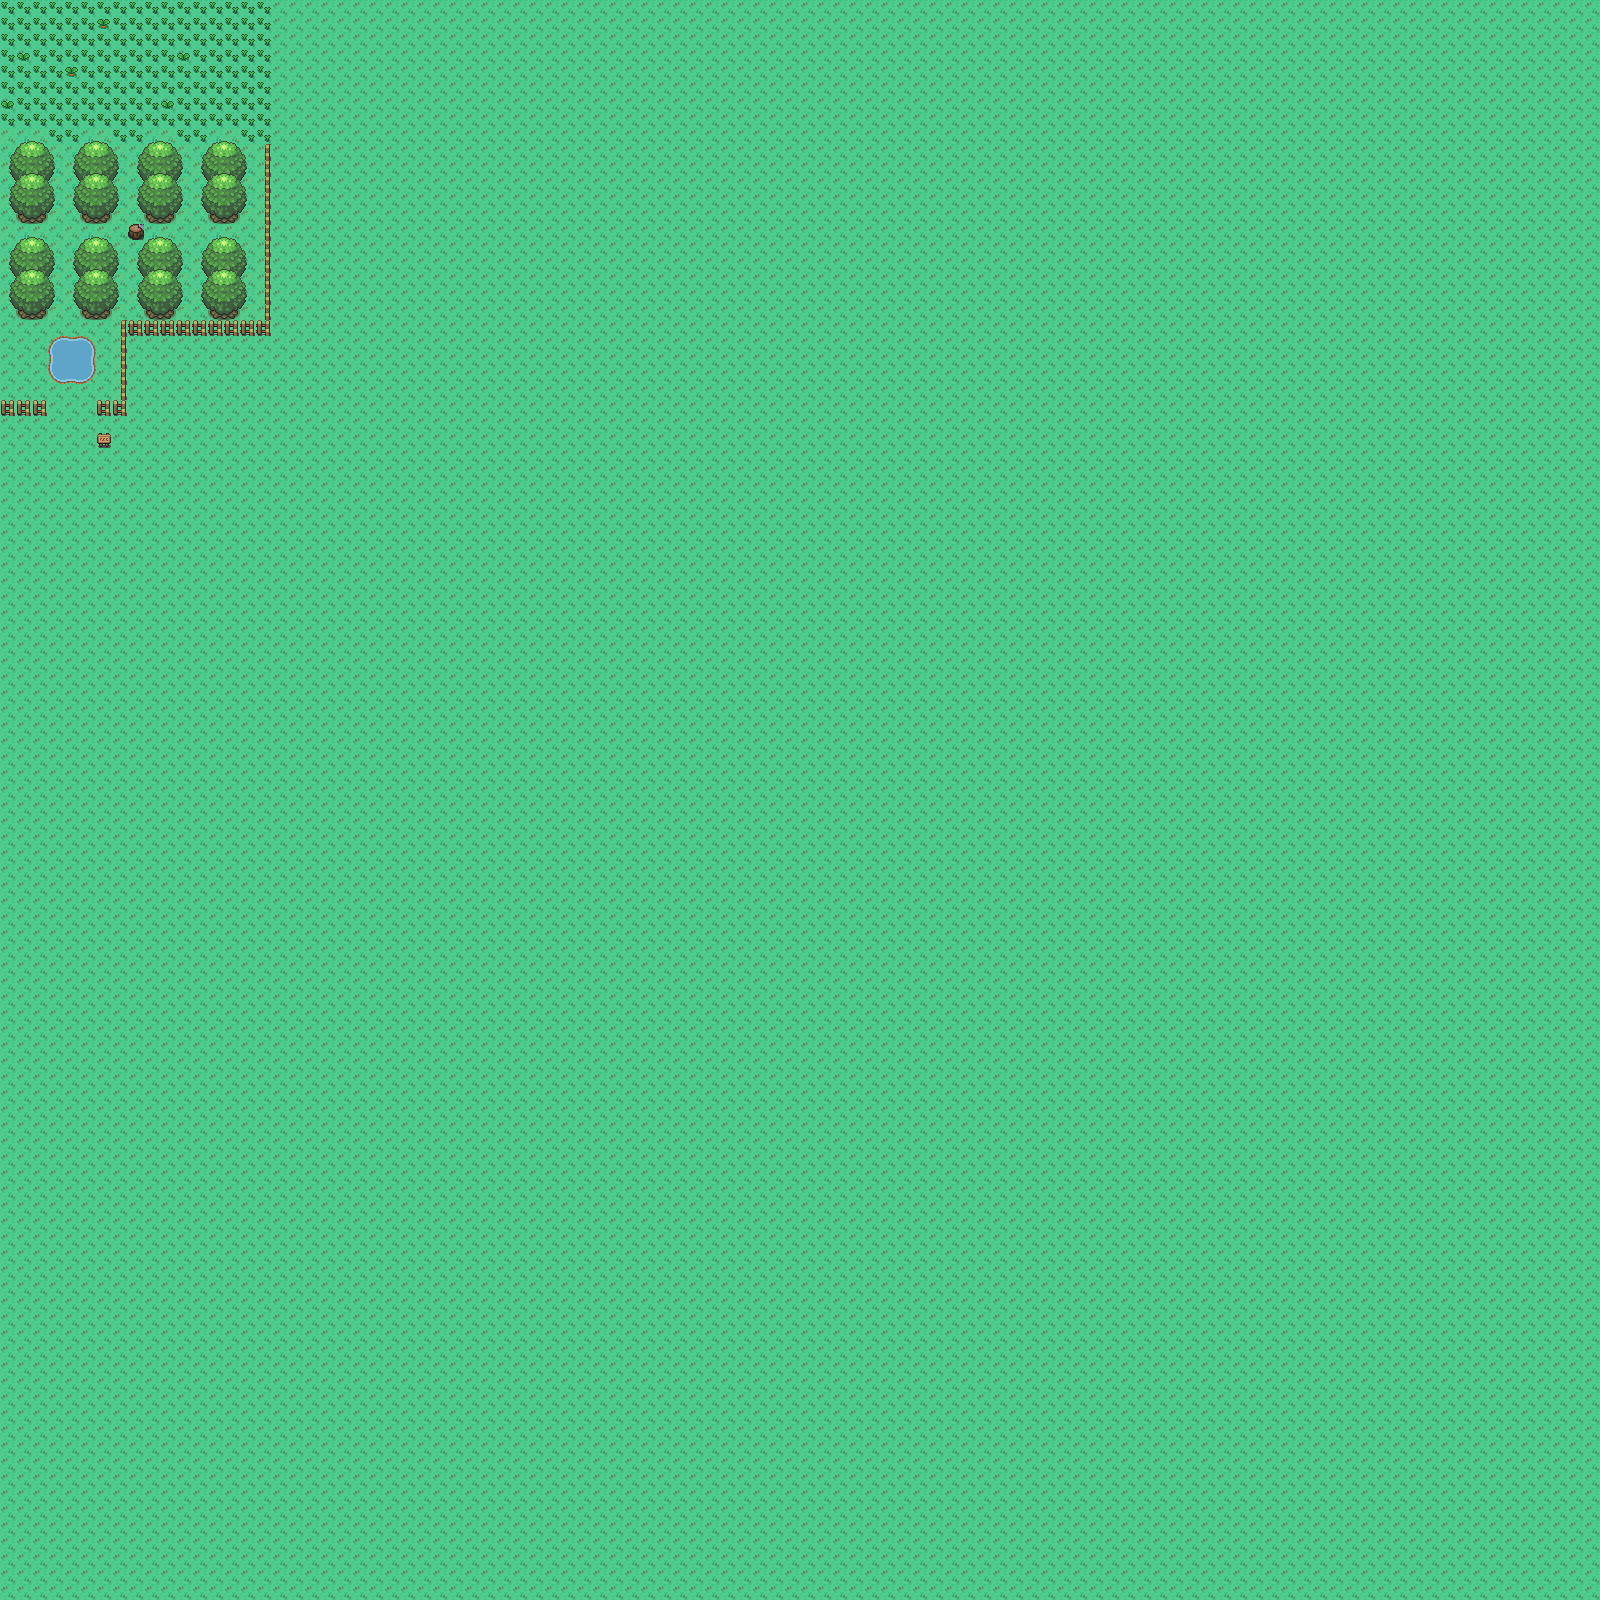

This is a level from a 2D game, rendered from its Tiled map with the project's own tilesets. A one-line summary and the map file follow, with tile-layer data summarised:
An orthogonal 100x100 tile map with 16x16 px tiles, 2 tile layers (Tile Layer 1, Tile Layer 2), 3 tilesets and 17 objects (14x wall, water, sign, grass).

<map version="1.2" tiledversion="1.2.4" orientation="orthogonal" renderorder="right-down" width="100" height="100" tilewidth="16" tileheight="16" infinite="0" nextlayerid="9" nextobjectid="18">
 <tileset firstgid="1" source="Pokemon-tileset1.tsx" />
 <tileset firstgid="6007" source="tileset-pokemon_dawn.tsx" />
 <tileset firstgid="20765" source="tress2.tsx" />
 <layer id="1" name="Tile Layer 1" width="100" height="100" locked="1">
  <data>[10000 cells, 10000 non-empty, 1 distinct tile ids]</data>
 </layer>
 <layer id="5" name="Tile Layer 2" width="100" height="100">
  <data>[10000 cells, 369 non-empty, 41 distinct tile ids]</data>
 </layer>
 <objectgroup id="6" name="Object Layer 1">
  <object id="1" name="wall" x="8" y="141" width="44" height="84" />
  <object id="2" name="wall" x="73" y="141" width="44" height="84" />
  <object id="3" name="wall" x="139" y="141" width="44" height="84" />
  <object id="4" name="wall" x="202" y="141" width="44" height="84" />
  <object id="5" name="wall" x="10" y="237" width="44" height="84" />
  <object id="6" name="wall" x="74" y="237" width="44" height="84" />
  <object id="7" name="wall" x="138" y="239" width="43" height="78" />
  <object id="8" name="wall" x="201" y="237" width="43" height="78" />
  <object id="9" name="water" x="49" y="337" width="45" height="44" />
  <object id="10" name="wall" x="265" y="144" width="4" height="191" />
  <object id="11" name="wall" x="122" y="321" width="141" height="13" />
  <object id="12" name="wall" x="121" y="321" width="4" height="94" />
  <object id="13" name="wall" x="0" y="401" width="47" height="13" />
  <object id="14" name="wall" x="97" y="401" width="28" height="14" />
  <object id="15" name="sign" x="97" y="432" width="13" height="12" />
  <object id="16" name="grass" x="-1" y="1" width="273" height="140" />
  <object id="17" name="wall" x="136" y="232" />
 </objectgroup>
</map>
